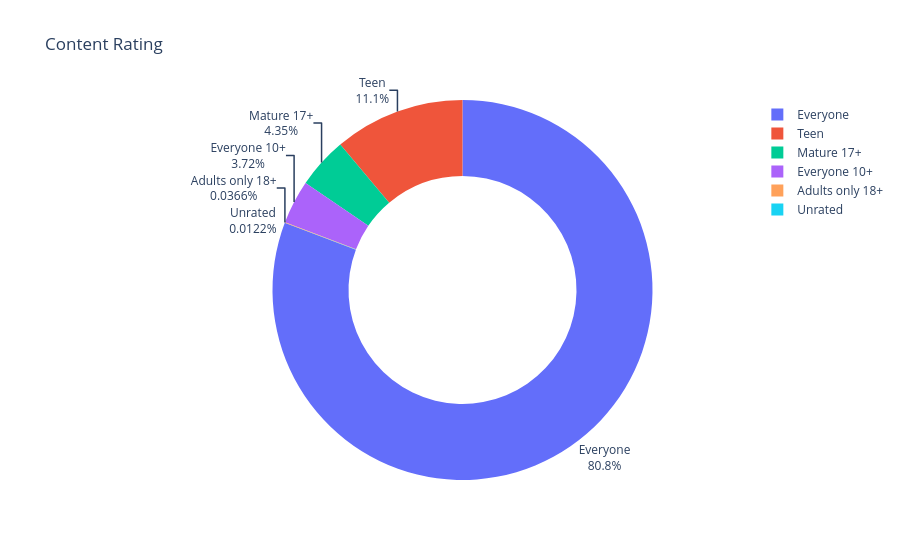

Notebook source saved alongside this figure:
### Code cell
fig = px.pie(values=ratings.values, title="Content Rating",
             names=ratings.index, hole=0.6)

fig.update_traces(textposition="outside", textinfo="percent+label")

fig.show()

### Figure 1 — Plotly figure (JSON) as saved in the notebook; plotly's stock layout.template omitted (floating-point values rounded to 4 significant figures)
{"data": [{"domain": {"x": [0, 1], "y": [0, 1]}, "hole": 0.6, "hovertemplate": "label=%{label}<br>value=%{value}<extra></extra>", "labels": ["Everyone", "Teen", "Mature 17+", "Everyone 10+", "Adults only 18+", "Unrated"], "legendgroup": "", "name": "", "showlegend": true, "textinfo": "percent+label", "textposition": "outside", "type": "pie", "values": [6621, 912, 357, 305, 3, 1]}], "layout": {"legend": {"tracegroupgap": 0}, "title": {"text": "Content Rating"}}}
